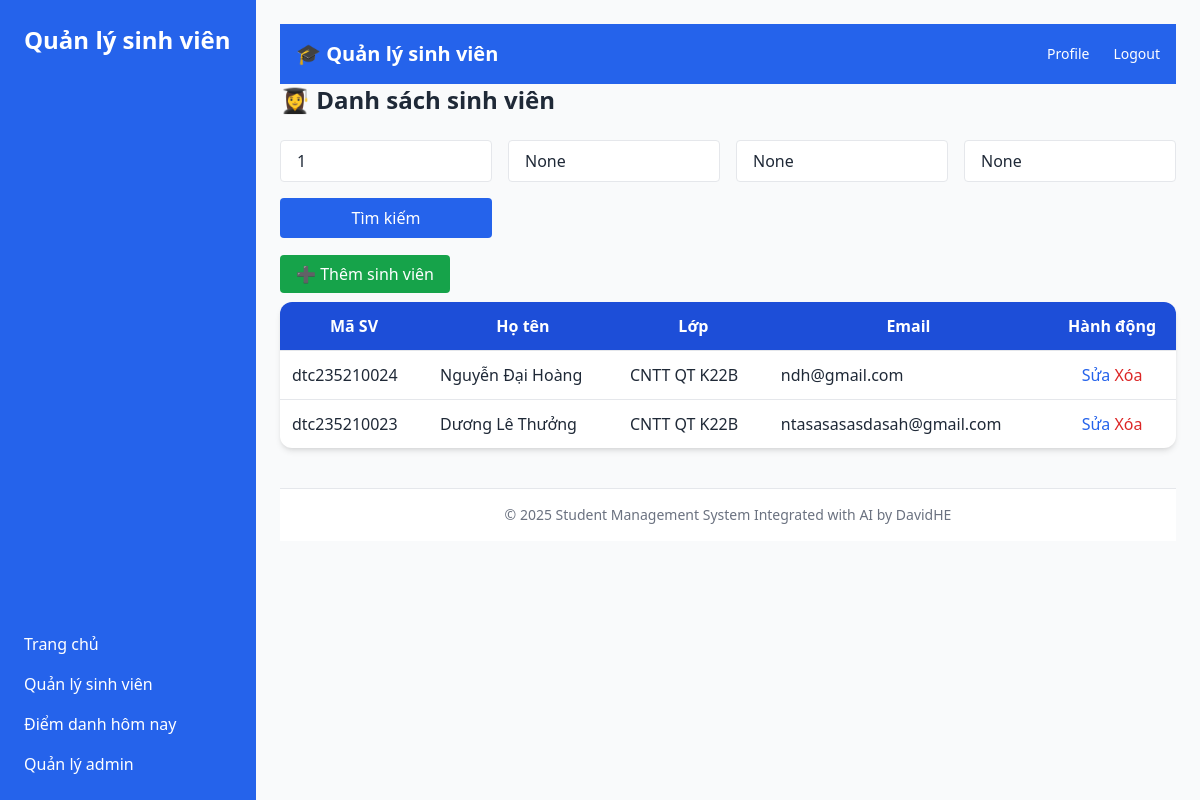
/students?student_id=1 (signed in), run on the app's committed database.
### app.py (models this page shows)
class Student(db.Model):
    id = db.Column(db.Integer, primary_key=True)
    student_id = db.Column(db.String(20), unique=True, nullable=False)
    name = db.Column(db.String(100), nullable=False)
    email = db.Column(db.String(100))
    class_name = db.Column(db.String(20))

### app.py (the view)
@app.route('/students', methods=['GET'])
@login_required
def list_students():
    if current_user.role not in ['admin', 'teacher']:  # Kiểm tra quyền truy cập
        return redirect(url_for('home'))
    student_id = request.args.get('student_id')
    name = request.args.get('name')
    class_name = request.args.get('class_name')
    faculty = request.args.get('faculty')
    query = Student.query
    if student_id:
        query = query.filter(Student.student_id.like(f"%{student_id}%"))
    if name:
        query = query.filter(Student.name.like(f"%{name}%"))
    if class_name:
        query = query.filter(Student.class_name.like(f"%{class_name}%"))
    if faculty:
        query = query.filter(Student.faculty.like(f"%{faculty}%"))
    students = query.all()
    return render_template("student_list.html", students=students)

### app.py (called while the page is built)
@login_manager.user_loader
def load_user(user_id):
    return User.query.get(int(user_id))  # Tìm người dùng từ database bằng user_id

### templates/student_list.html (shortened to what this page needs)
{% extends "base.html" %}
{% block content %}
<h2 class="text-2xl font-semibold mb-6">👩‍🎓 Danh sách sinh viên</h2>
<form method="GET" action="/students" class="grid grid-cols-1 md:grid-cols-4 gap-4 mb-6">
    <input type="text" name="student_id" placeholder="Mã sinh viên" class="px-4 py-2 border rounded" value="{{ request.args.get('student_id') }}">
    <input type="text" name="name" placeholder="Họ và tên" class="px-4 py-2 border rounded" value="{{ request.args.get('name') }}">
    <input type="text" name="class_name" placeholder="Lớp" class="px-4 py-2 border rounded" value="{{ request.args.get('class_name') }}">
    <input type="text" name="faculty" placeholder="Khoa" class="px-4 py-2 border rounded" value="{{ request.args.get('faculty') }}">
    <button type="submit" class="col-span-1 bg-blue-600 hover:bg-blue-700 text-white px-4 py-2 rounded">Tìm kiếm</button>
</form>
<div class="mb-4">
    <a href="/students/add" class="bg-green-600 hover:bg-green-700 text-white px-4 py-2 rounded">
        ➕ Thêm sinh viên
    </a>
</div>
<table class="w-full bg-white rounded-xl shadow-md overflow-hidden p-4">
    <thead class="bg-blue-700 text-white">
        <tr>
            <th class="p-3">Mã SV</th>
            <th class="p-3">Họ tên</th>
            <th class="p-3">Lớp</th>
            <th class="p-3">Email</th>
            <th class="p-3 text-center">Hành động</th>
        </tr>
    </thead>
    <tbody>
        {% for student in students %}
        <tr class="border-t hover:bg-gray-50">
            <td class="p-3">{{ student.student_id }}</td>
            <td class="p-3">{{ student.name }}</td>
            <td class="p-3">{{ student.class_name }}</td>
            <td class="p-3">{{ student.email }}</td>
            <td class="p-3 text-center">
                <a href="/students/edit/{{ student.id }}" class="text-blue-600 hover:underline">Sửa</a>
                <a href="/students/delete/{{ student.id }}" class="text-red-600 hover:underline" onclick="return confirm('Xóa sinh viên này?')">Xóa</a>
            </td>
        </tr>
        {% endfor %}
    </tbody>
</table>
{% endblock %}

### data on the page
Student: student_id "dtc235210024", name "Nguyễn Đại Hoàng", class_name "CNTT QT K22B", email "ndh@gmail.com"
Student: student_id "dtc235210023", name "Dương Lê Thưởng", class_name "CNTT QT K22B", email "ntasasasasdasah@gmail.com"
